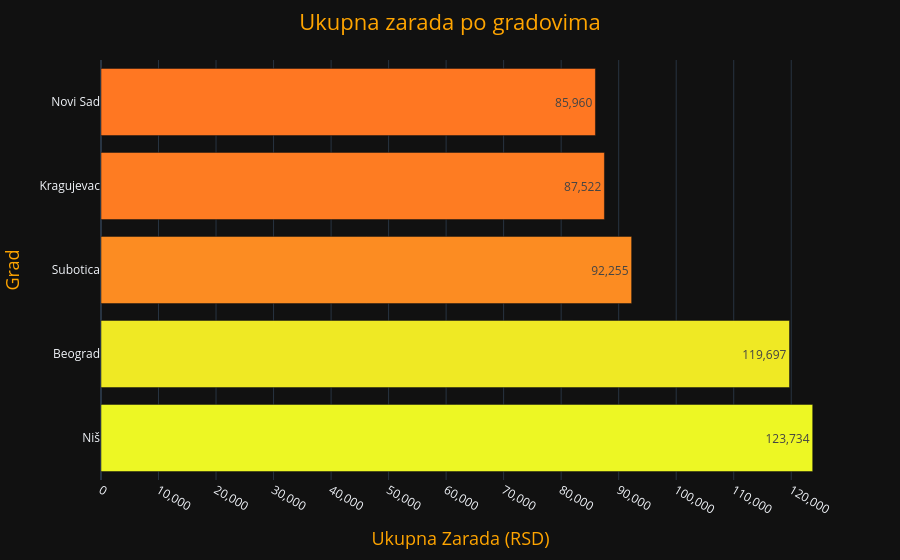

The code cell stored with this chart in its notebook:
### Markdown cell above
## Geografija prodaje

#### Napravi bar chart koji pokazuje ukupnu zaradu po gradovima. Želim da vidim koji grad je lider u automatizaciji doma.

### Code cell
df_group = df.groupby("Grad").agg(suma = ("Ukupna_Zarada", "sum")).reset_index().sort_values(by="suma", ascending=False)

fig = px.bar(df_group, 
             x = "suma", 
             y = "Grad", 
             color= "suma",
             color_continuous_scale=["#FF7722", "#EDF724"],
             text_auto=",.0f",
             template="plotly_dark")

fig.update_layout(coloraxis_showscale=False,
                  title=dict(text="Ukupna zarada po gradovima", x=0.5, xanchor="center", font=dict(size=22, color="orange")))

fig.update_xaxes(title="Ukupna Zarada (RSD)", 
                 title_font=dict(size=18, color="orange"), 
                 tickformat=",.0f", 
                 dtick=10000,
                 tickangle=30,
                 range=[0, 125000])

fig.update_yaxes(title="Grad", title_font=dict(size=18, color="orange"))

fig.update_traces(hovertemplate="<b>Ukupna Zarada</b>: %{x:,.0f}<br><b>Grad</b>: %{y}")

fig.show()

### Figure 1 — Plotly figure (JSON) as saved in the notebook; plotly's stock layout.template omitted (floating-point values rounded to 4 significant figures)
{"data": [{"hovertemplate": "<b>Ukupna Zarada</b>: %{x:,.0f}<br><b>Grad</b>: %{y}", "legendgroup": "", "marker": {"color": [123700.0, 119700.0, 92260.0, 87520.0, 85960.0], "coloraxis": "coloraxis", "pattern": {"shape": ""}}, "name": "", "orientation": "h", "showlegend": false, "textposition": "auto", "texttemplate": "%{x:,.0f}", "type": "bar", "x": [123700.0, 119700.0, 92260.0, 87520.0, 85960.0], "xaxis": "x", "y": ["Niš", "Beograd", "Subotica", "Kragujevac", "Novi Sad"], "yaxis": "y"}], "layout": {"barmode": "relative", "coloraxis": {"colorbar": {"title": {"text": "suma"}}, "colorscale": [[0, "#FF7722"], [1, "#EDF724"]], "showscale": false}, "legend": {"tracegroupgap": 0}, "margin": {"t": 60}, "title": {"font": {"color": "orange", "size": 22}, "text": "Ukupna zarada po gradovima", "x": 0.5, "xanchor": "center"}, "xaxis": {"anchor": "y", "domain": [0, 1], "dtick": 10000, "range": [0, 125000], "tickangle": 30, "tickformat": ",.0f", "title": {"font": {"color": "orange", "size": 18}, "text": "Ukupna Zarada (RSD)"}}, "yaxis": {"anchor": "x", "domain": [0, 1], "title": {"font": {"color": "orange", "size": 18}, "text": "Grad"}}}}
